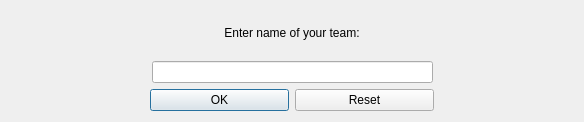
<?xml version="1.0" encoding="UTF-8"?>
<ui version="4.0">
 <class>Dialog_new_team</class>
 <widget class="QDialog" name="Dialog_new_team">
  <property name="geometry">
   <rect>
    <x>0</x>
    <y>0</y>
    <width>584</width>
    <height>122</height>
   </rect>
  </property>
  <property name="minimumSize">
   <size>
    <width>584</width>
    <height>122</height>
   </size>
  </property>
  <property name="maximumSize">
   <size>
    <width>584</width>
    <height>122</height>
   </size>
  </property>
  <property name="windowTitle">
   <string>New Team Wizard</string>
  </property>
  <property name="windowIcon">
   <iconset>
    <normaloff>ball.png</normaloff>ball.png</iconset>
  </property>
  <layout class="QVBoxLayout" name="verticalLayout">
   <item>
    <widget class="QLabel" name="label">
     <property name="text">
      <string>Enter name of your team:</string>
     </property>
     <property name="alignment">
      <set>Qt::AlignCenter</set>
     </property>
    </widget>
   </item>
   <item>
    <layout class="QHBoxLayout" name="horizontalLayout_2" stretch="1,2,1">
     <item>
      <spacer name="horizontalSpacer_4">
       <property name="orientation">
        <enum>Qt::Horizontal</enum>
       </property>
       <property name="sizeHint" stdset="0">
        <size>
         <width>40</width>
         <height>20</height>
        </size>
       </property>
      </spacer>
     </item>
     <item>
      <widget class="QLineEdit" name="team_name"/>
     </item>
     <item>
      <spacer name="horizontalSpacer_3">
       <property name="orientation">
        <enum>Qt::Horizontal</enum>
       </property>
       <property name="sizeHint" stdset="0">
        <size>
         <width>40</width>
         <height>20</height>
        </size>
       </property>
      </spacer>
     </item>
    </layout>
   </item>
   <item>
    <layout class="QHBoxLayout" name="horizontalLayout" stretch="1,1,1,1">
     <item>
      <spacer name="horizontalSpacer">
       <property name="orientation">
        <enum>Qt::Horizontal</enum>
       </property>
       <property name="sizeHint" stdset="0">
        <size>
         <width>40</width>
         <height>20</height>
        </size>
       </property>
      </spacer>
     </item>
     <item>
      <widget class="QPushButton" name="pushButton">
       <property name="text">
        <string>OK</string>
       </property>
      </widget>
     </item>
     <item>
      <widget class="QPushButton" name="pushButton_2">
       <property name="text">
        <string>Reset</string>
       </property>
      </widget>
     </item>
     <item>
      <spacer name="horizontalSpacer_2">
       <property name="orientation">
        <enum>Qt::Horizontal</enum>
       </property>
       <property name="sizeHint" stdset="0">
        <size>
         <width>40</width>
         <height>20</height>
        </size>
       </property>
      </spacer>
     </item>
    </layout>
   </item>
  </layout>
 </widget>
 <resources/>
 <connections>
  <connection>
   <sender>pushButton_2</sender>
   <signal>clicked()</signal>
   <receiver>team_name</receiver>
   <slot>clear()</slot>
   <hints>
    <hint type="sourcelabel">
     <x>333</x>
     <y>98</y>
    </hint>
    <hint type="destinationlabel">
     <x>333</x>
     <y>67</y>
    </hint>
   </hints>
  </connection>
 </connections>
</ui>
